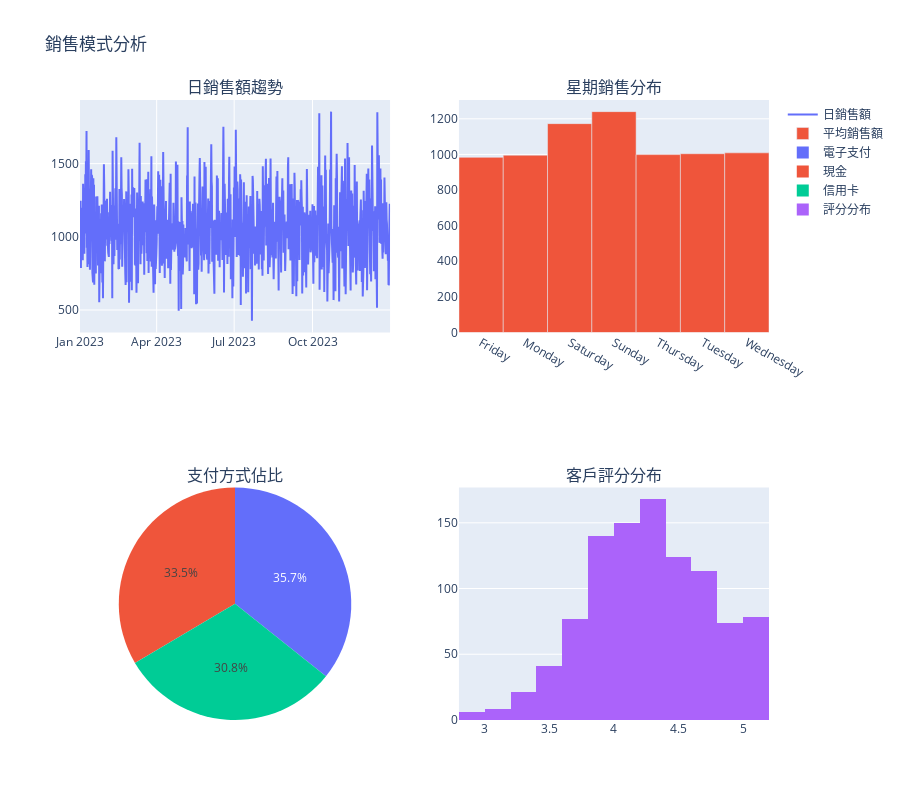

Source (notebook cell):
### Code cell
def analyze_sales_patterns():
    """分析銷售模式並視覺化"""
    # 1. 按時間維度分析
    daily_sales = df_processed.groupby('日期')[['銷售額', '數量']].sum()
    
    # 創建子圖，修改specs以支援圓餅圖
    fig = make_subplots(rows=2, cols=2,
                        subplot_titles=('日銷售額趨勢',
                                      '星期銷售分布',
                                      '支付方式佔比',
                                      '客戶評分分布'),
                        specs=[[{'type': 'xy'}, {'type': 'xy'}],
                              [{'type': 'domain'}, {'type': 'xy'}]])  # 修改這裡，將圓餅圖位置設為domain類型
    
    # 1.1 日銷售額趨勢
    fig.add_trace(
        go.Scatter(x=daily_sales.index,
                  y=daily_sales['銷售額'],
                  mode='lines',
                  name='日銷售額'),
        row=1, col=1
    )
    
    # 1.2 星期銷售分布
    weekly_sales = df_processed.groupby('星期')['銷售額'].mean()
    fig.add_trace(
        go.Bar(x=weekly_sales.index,
               y=weekly_sales.values,
               name='平均銷售額'),
        row=1, col=2
    )
    
    # 1.3 支付方式佔比
    payment_counts = df_processed['支付方式'].value_counts()
    fig.add_trace(
        go.Pie(labels=payment_counts.index,
               values=payment_counts.values,
               name='支付方式'),
        row=2, col=1
    )
    
    # 1.4 客戶評分分布
    fig.add_trace(
        go.Histogram(x=df_processed['客戶評分'],
                    nbinsx=20,
                    name='評分分布'),
        row=2, col=2
    )
    
    # 更新布局
    fig.update_layout(height=800,
                     title_text='銷售模式分析',
                     showlegend=True)
    
    fig.show()

analyze_sales_patterns()

### Figure 1 — Plotly figure (JSON) as saved in the notebook; plotly's stock layout.template omitted (floating-point values rounded to 4 significant figures; data arrays with more than 128 entries replaced by an {"elided": "..."} marker saying what was removed)
{"data": [{"mode": "lines", "name": "日銷售額", "type": "scatter", "x": {"elided": "1000 str values"}, "xaxis": "x", "y": {"elided": "1000 float values"}, "yaxis": "y"}, {"name": "平均銷售額", "type": "bar", "x": ["Friday", "Monday", "Saturday", "Sunday", "Thursday", "Tuesday", "Wednesday"], "xaxis": "x2", "y": [983.5, 995.7, 1173.0, 1240.0, 999.0, 1004.0, 1009.0], "yaxis": "y2"}, {"domain": {"x": [0, 0.45], "y": [0, 0.375]}, "labels": ["電子支付", "現金", "信用卡"], "name": "支付方式", "type": "pie", "values": [357, 335, 308]}, {"name": "評分分布", "nbinsx": 20, "type": "histogram", "x": {"elided": "1000 float values"}, "xaxis": "x3", "yaxis": "y3"}], "layout": {"annotations": [{"font": {"size": 16}, "showarrow": false, "text": "日銷售額趨勢", "x": 0.225, "xanchor": "center", "xref": "paper", "y": 1, "yanchor": "bottom", "yref": "paper"}, {"font": {"size": 16}, "showarrow": false, "text": "星期銷售分布", "x": 0.775, "xanchor": "center", "xref": "paper", "y": 1, "yanchor": "bottom", "yref": "paper"}, {"font": {"size": 16}, "showarrow": false, "text": "支付方式佔比", "x": 0.225, "xanchor": "center", "xref": "paper", "y": 0.375, "yanchor": "bottom", "yref": "paper"}, {"font": {"size": 16}, "showarrow": false, "text": "客戶評分分布", "x": 0.775, "xanchor": "center", "xref": "paper", "y": 0.375, "yanchor": "bottom", "yref": "paper"}], "height": 800, "showlegend": true, "title": {"text": "銷售模式分析"}, "xaxis": {"anchor": "y", "domain": [0, 0.45]}, "xaxis2": {"anchor": "y2", "domain": [0.55, 1]}, "xaxis3": {"anchor": "y3", "domain": [0.55, 1]}, "yaxis": {"anchor": "x", "domain": [0.625, 1]}, "yaxis2": {"anchor": "x2", "domain": [0.625, 1]}, "yaxis3": {"anchor": "x3", "domain": [0, 0.375]}}}
